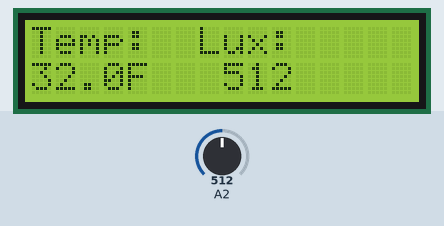
This sketch was run on a simulated Arduino Uno, built with avr-gcc and run on an emulated ATmega328P. Shown: 16×2 character LCD. Inputs (shaded band) come from the test bench; at power-on: A2 = 512. What the sketch prints to the serial monitor is not drawn.

Above: at 1.2 s.
1.3 s: A2 set to 716
At 3.0 s:
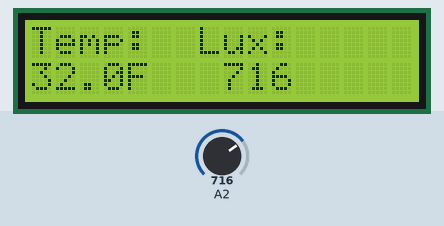
3.5 s: A2 set to 900
At 4.8 s:
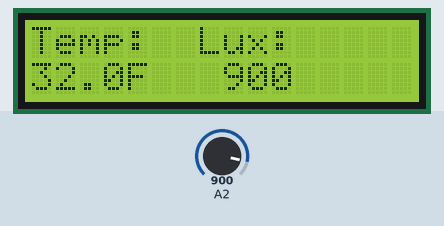
5.5 s: A2 set to 1023
At 6.6 s:
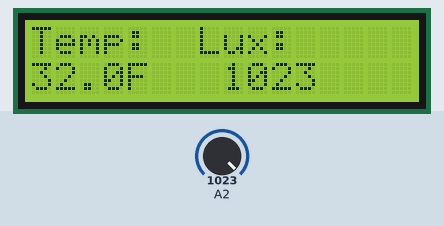
Timing chart, 0 to 8.5 s (numbered marks = the images above; inputs shaded):
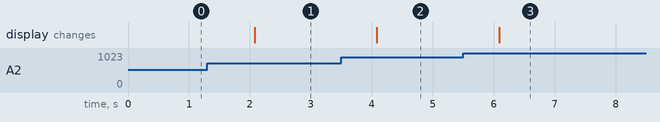

The sketch:

proto_senior.ino
```cpp
#include <LiquidCrystal.h>
#include <dht11.h>

dht11 DHT11;
LiquidCrystal lcd(2, 3, 4, 5, 6, 7);

void setup() {
  Serial.begin(9600);
  lcd.begin(16, 2);
  DHT11.attach(10);

  lcd.setCursor(0,0);
  lcd.print("Temp:  Lux:");
}

void loop() {
  float temp = DHT11.fahrenheit();
  int light = analogRead(2);

  Serial.print("Temp:");
  Serial.print(temp);
  Serial.print("F  Light:");
  Serial.println(light);

  lcd.setCursor(0,1);
  lcd.print(temp);
  lcd.setCursor(4,1);
  lcd.print("F       ");
  lcd.setCursor(8,1);
  lcd.print(light);
  lcd.setCursor(12,1);
  delay(1000);
}
```

Measured:
- after the input at 1.3 s, the display: changes after 0.78 s (image 1)
- after the input at 3.5 s, the display: changes after 0.58 s (image 2)
- after the input at 5.5 s, the display: changes after 0.59 s (image 3)
